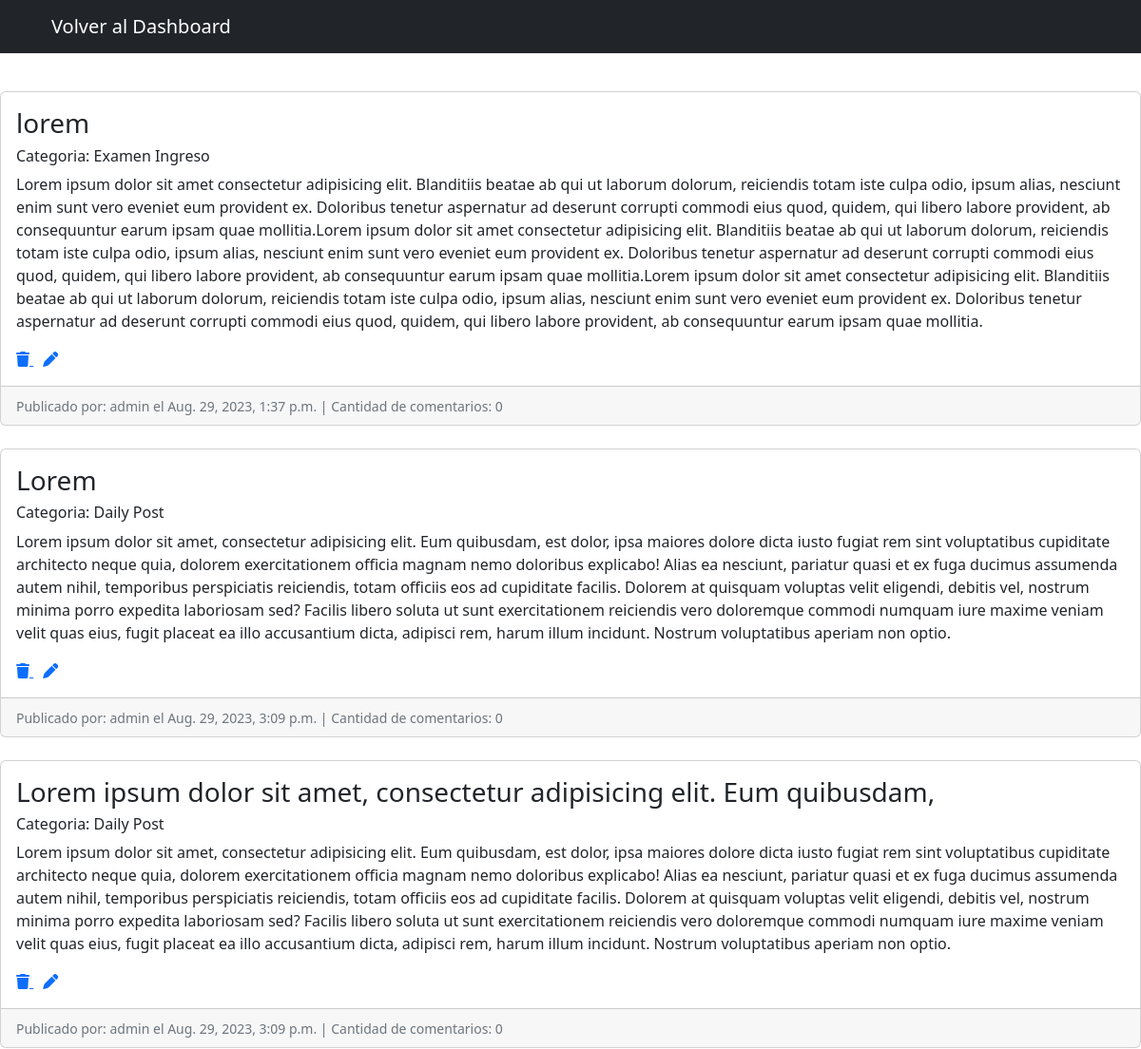
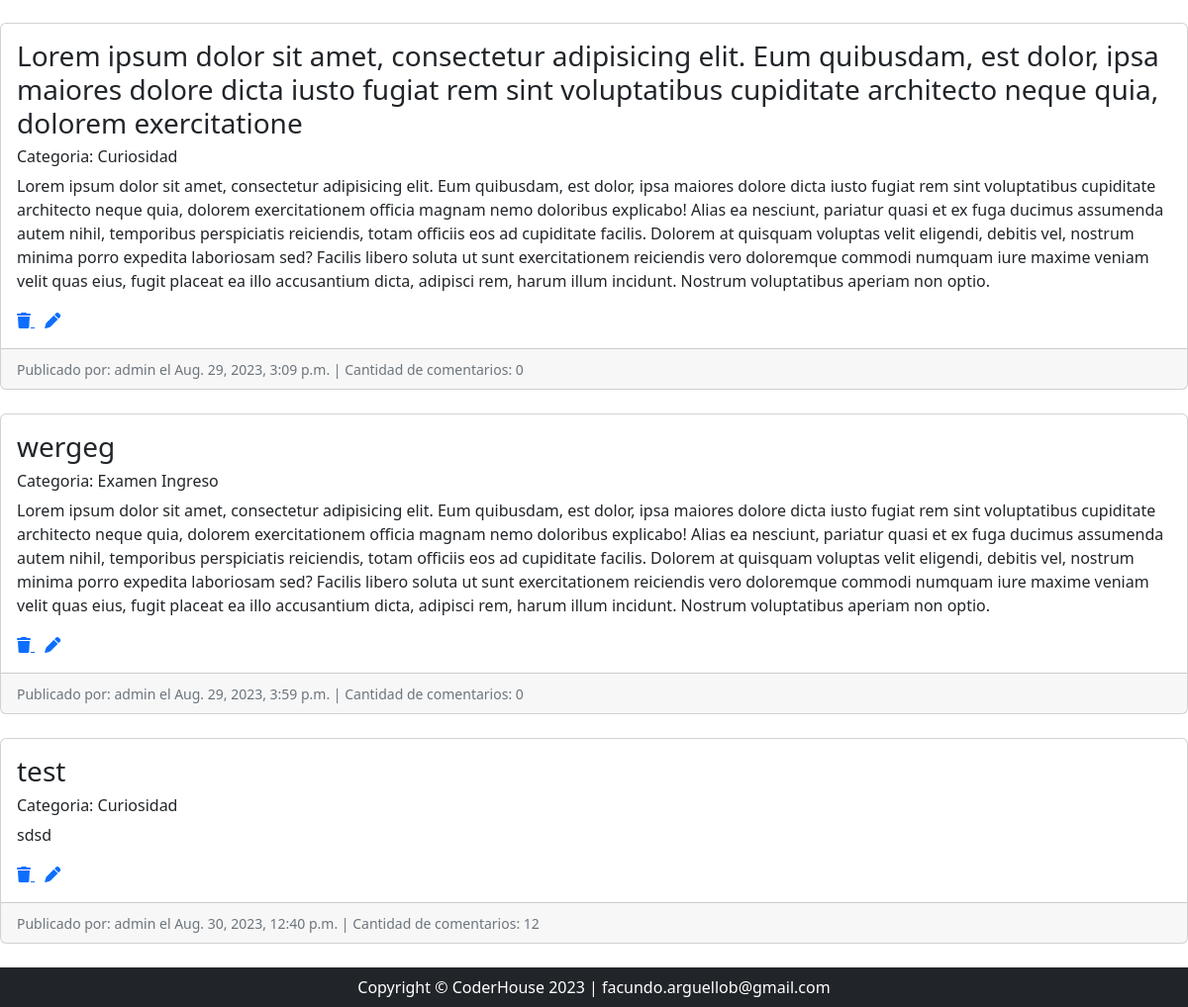
Before: /myPosts/ (signed in) with the older database file (2 pictures, top to bottom).
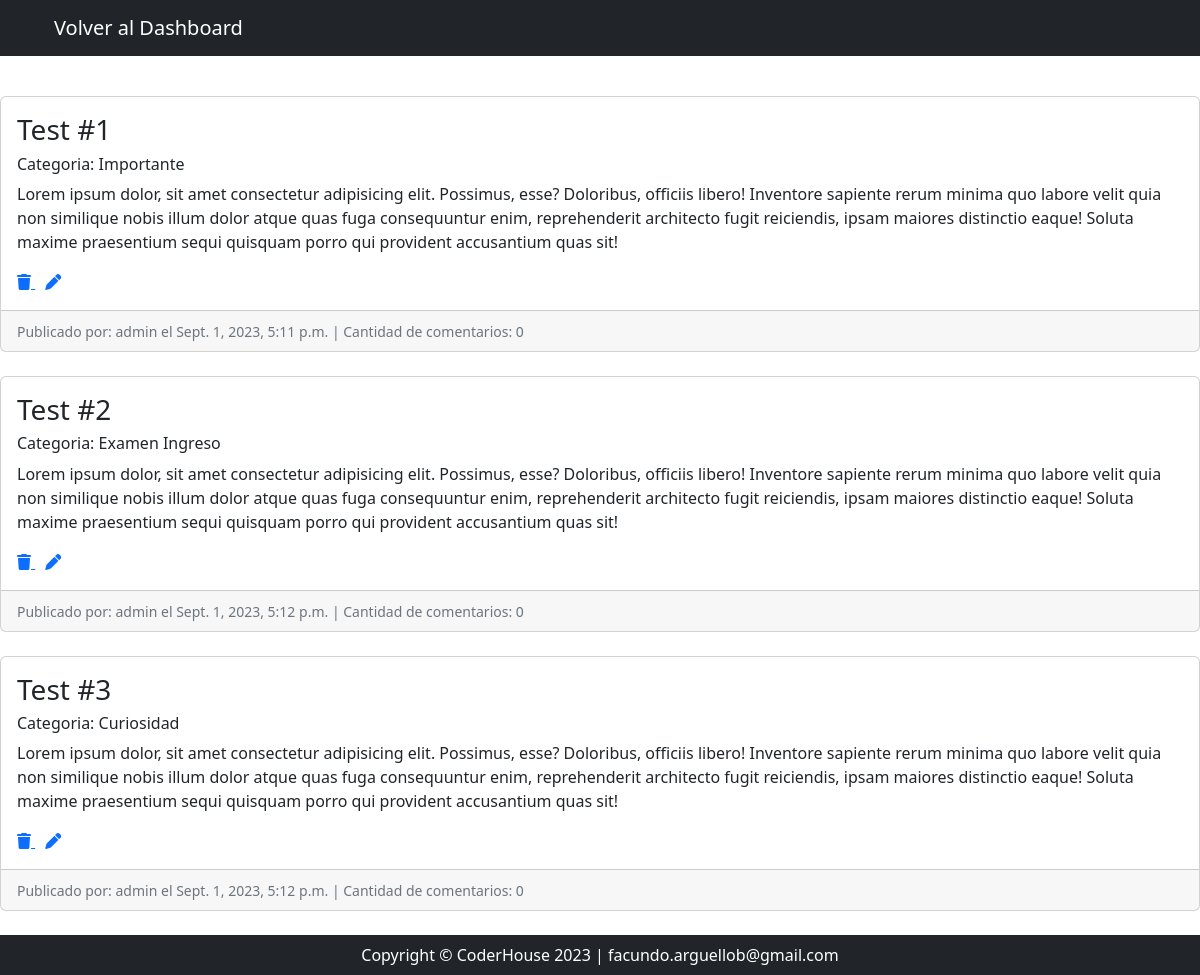
After: the same page with the newer database file.
### Blog/models.py (models this page shows, shortened)
class Post(models.Model):
    author = models.ForeignKey(User, on_delete=models.CASCADE)
    title = models.CharField(max_length=200)
    content = models.TextField()
    date_pub = models.DateTimeField(default=now)
    category = models.ForeignKey(Category, on_delete=models.SET_NULL, null=True)

class Category(models.Model):
    name = models.CharField(max_length=50)
    def __str__(self):
        return self.name

class Comment(models.Model):
    post = models.ForeignKey(Post, on_delete=models.CASCADE, related_name='comments')
    author = models.ForeignKey(User, on_delete=models.CASCADE)
    text = models.TextField()
    created_date = models.DateTimeField(default=now)

### Blog/views.py (the view)
# urls.py: path('myPosts/', my_posts, name='myPosts'),
@login_required
def my_posts(request):
    posts = Post.objects.filter(author=request.user)
    return render(request, 'myPosts.html', {'posts': posts})

### Blog/templates/myPosts.html (shortened to what this page needs)
{% extends 'dashboard.html' %}
{% load static %}
{% block navbar %}
<nav class="navbar navbar-expand-lg navbar-dark bg-dark fixed-top" id="mainNav">
  <div class="container px-4">
    <a class="navbar-brand" href="{% url 'dashboard' %}">Volver al Dashboard</a>
  </div>
</nav>
{% endblock navbar %}
{% block content %}
{% for post in posts %}
<div class="card my-4">
  <div class="card-body">
    <h3 class="card-title">{{ post.title }}</h3>
    <h6 class="card-title">Categoria: {{ post.category }}</h6>
    <p class="card-text">{{ post.content }}</p>
    <a href="{% url 'deletePost' post.id %}" style="margin-right: 10px">
      <i class="fa-solid fa-trash"></i>
    </a>
    <a href="{% url 'editPost' post.id %}">
      <i id="pen" class="fa-solid fa-pen"></i>
    </a>
  </div>
  <div class="card-footer">
    <small class="text-muted"
      >Publicado por: {{ post.author }} el {{ post.date_pub }} | Cantidad de
      comentarios: {{post.comments.all|length}}
    </small>
  </div>
</div>
{%empty%}
<div class="card my-4">
  <div class="card-body text-center">
    <h3 class="card-title">No haz echo Posteos</h3>
  </div>
</div>
{% endfor %} {% endblock content %}

### Blog/templates/dashboard.html (shortened to what this page needs)
{% extends 'base.html' %}
{% load static %}
{% block header %}
<br>
<br>
<br>
{% endblock header %}

### Blog/templates/base.html (shortened to what this page needs)
<!DOCTYPE html>
<html lang="en">
    <head>
        {% load static %}
        <link href="{% static 'css/styles.css' %}" rel="stylesheet" />
    </head>
    <body id="page-top">
        {% block navbar %}{% endblock navbar %}
        {% block header %}{% endblock header %}
        {% block content %}
        {% endblock content %}
        <footer class="py-2 bg-dark">
            <div class="container px-4"><p class="m-0 text-center text-white">Copyright &copy; CoderHouse 2023 | facundo.arguellob@gmail.com</p></div>
        </footer>
    </body>
</html>

Changed rows visible on the page:
removed Post: title "lorem", category "Examen Ingreso", content "Lorem ipsum dolor sit amet consectetur adipisicing elit. Blanditiis beatae ab qui ut laborum dolorum, reiciendis totam iste culpa odio, ipsum alias, nesciunt enim sunt vero eveniet eum provident ex. Doloribus tenetur aspernatur ad deserunt corrupti commodi eius quod, quidem, qui libero labore provident, ab consequuntur earum ipsam quae mollitia.Lorem ipsum dolor sit amet consectetur adipisicing elit. Blanditiis beatae ab qui ut laborum dolorum, reiciendis totam iste culpa odio, ipsum alias, nesciunt enim sunt vero eveniet eum provident ex. Doloribus tenetur aspernatur ad deserunt corrupti commodi eius quod, quidem, qui libero labore provident, ab consequuntur earum ipsam quae mollitia.Lorem…", author "admin", date_pub "Aug. 29, 2023, 1:37 p.m.", comments.all|length "0"
removed Post: title "Lorem", category "Daily Post", content "Lorem ipsum dolor sit amet, consectetur adipisicing elit. Eum quibusdam, est dolor, ipsa maiores dolore dicta iusto fugiat rem sint voluptatibus cupiditate architecto neque quia, dolorem exercitationem officia magnam nemo doloribus explicabo! Alias ea nesciunt, pariatur quasi et ex fuga ducimus assumenda autem nihil, temporibus perspiciatis reiciendis, totam officiis eos ad cupiditate facilis. Dolorem at quisquam voluptas velit eligendi, debitis vel, nostrum minima porro expedita laboriosam sed? Facilis libero soluta ut sunt exercitationem reiciendis vero doloremque commodi numquam iure maxime veniam velit quas eius, fugit placeat ea illo accusantium dicta, adipisci rem, harum illum…", author "admin", date_pub "Aug. 29, 2023, 3:09 p.m.", comments.all|length "0"
removed Post: title "Lorem ipsum dolor sit amet, consectetur adipisicing elit. Eum quibusdam,", category "Daily Post", content "Lorem ipsum dolor sit amet, consectetur adipisicing elit. Eum quibusdam, est dolor, ipsa maiores dolore dicta iusto fugiat rem sint voluptatibus cupiditate architecto neque quia, dolorem exercitationem officia magnam nemo doloribus explicabo! Alias ea nesciunt, pariatur quasi et ex fuga ducimus assumenda autem nihil, temporibus perspiciatis reiciendis, totam officiis eos ad cupiditate facilis. Dolorem at quisquam voluptas velit eligendi, debitis vel, nostrum minima porro expedita laboriosam sed? Facilis libero soluta ut sunt exercitationem reiciendis vero doloremque commodi numquam iure maxime veniam velit quas eius, fugit placeat ea illo accusantium dicta, adipisci rem, harum illum…", author "admin", date_pub "Aug. 29, 2023, 3:09 p.m.", comments.all|length "0"
removed Post: title "Lorem ipsum dolor sit amet, consectetur adipisicing elit. Eum quibusdam, est dolor, ipsa maiores dolore dicta iusto fugiat rem sint voluptatibus cupiditate architecto neque quia, dolorem exercitatione", category "Curiosidad", content "Lorem ipsum dolor sit amet, consectetur adipisicing elit. Eum quibusdam, est dolor, ipsa maiores dolore dicta iusto fugiat rem sint voluptatibus cupiditate architecto neque quia, dolorem exercitationem officia magnam nemo doloribus explicabo! Alias ea nesciunt, pariatur quasi et ex fuga ducimus assumenda autem nihil, temporibus perspiciatis reiciendis, totam officiis eos ad cupiditate facilis. Dolorem at quisquam voluptas velit eligendi, debitis vel, nostrum minima porro expedita laboriosam sed? Facilis libero soluta ut sunt exercitationem reiciendis vero doloremque commodi numquam iure maxime veniam velit quas eius, fugit placeat ea illo accusantium dicta, adipisci rem, harum illum…", author "admin", date_pub "Aug. 29, 2023, 3:09 p.m.", comments.all|length "0"
removed Post: title "wergeg", category "Examen Ingreso", content "Lorem ipsum dolor sit amet, consectetur adipisicing elit. Eum quibusdam, est dolor, ipsa maiores dolore dicta iusto fugiat rem sint voluptatibus cupiditate architecto neque quia, dolorem exercitationem officia magnam nemo doloribus explicabo! Alias ea nesciunt, pariatur quasi et ex fuga ducimus assumenda autem nihil, temporibus perspiciatis reiciendis, totam officiis eos ad cupiditate facilis. Dolorem at quisquam voluptas velit eligendi, debitis vel, nostrum minima porro expedita laboriosam sed? Facilis libero soluta ut sunt exercitationem reiciendis vero doloremque commodi numquam iure maxime veniam velit quas eius, fugit placeat ea illo accusantium dicta, adipisci rem, harum illum…", author "admin", date_pub "Aug. 29, 2023, 3:59 p.m.", comments.all|length "0"
removed Post: title "test", category "Curiosidad", content "sdsd", author "admin", date_pub "Aug. 30, 2023, 12:40 p.m.", comments.all|length "12"
added Post: title "Test #1", category "Importante", content "Lorem ipsum dolor, sit amet consectetur adipisicing elit. Possimus, esse? Doloribus, officiis libero! Inventore sapiente rerum minima quo labore velit quia non similique nobis illum dolor atque quas fuga consequuntur enim, reprehenderit architecto fugit reiciendis, ipsam maiores distinctio eaque! Soluta maxime praesentium sequi quisquam porro qui provident accusantium quas sit!", author "admin", date_pub "Sept. 1, 2023, 5:11 p.m.", comments.all|length "0"
added Post: title "Test #2", category "Examen Ingreso", content "Lorem ipsum dolor, sit amet consectetur adipisicing elit. Possimus, esse? Doloribus, officiis libero! Inventore sapiente rerum minima quo labore velit quia non similique nobis illum dolor atque quas fuga consequuntur enim, reprehenderit architecto fugit reiciendis, ipsam maiores distinctio eaque! Soluta maxime praesentium sequi quisquam porro qui provident accusantium quas sit!", author "admin", date_pub "Sept. 1, 2023, 5:12 p.m.", comments.all|length "0"
added Post: title "Test #3", category "Curiosidad", content "Lorem ipsum dolor, sit amet consectetur adipisicing elit. Possimus, esse? Doloribus, officiis libero! Inventore sapiente rerum minima quo labore velit quia non similique nobis illum dolor atque quas fuga consequuntur enim, reprehenderit architecto fugit reiciendis, ipsam maiores distinctio eaque! Soluta maxime praesentium sequi quisquam porro qui provident accusantium quas sit!", author "admin", date_pub "Sept. 1, 2023, 5:12 p.m.", comments.all|length "0"
